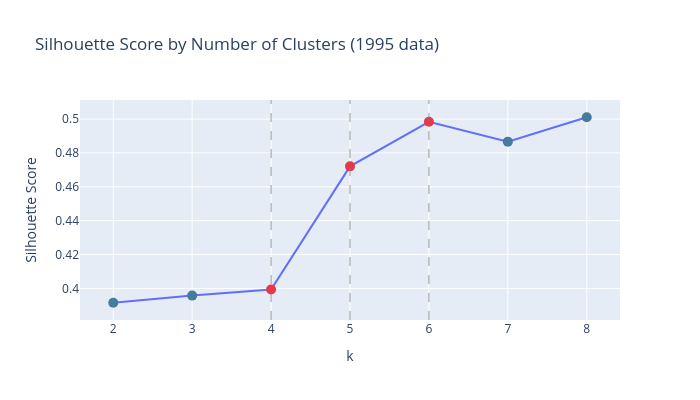

Write notebook code for a chart like this one.
### Markdown cell above
## 3. Validate k with Silhouette Analysis

Before running the final clustering, we check silhouette scores for k=2 through
k=8. The three values used in the analysis (k=4, 5, 6) are highlighted.

### Code cell
nr_1995 = nr_sample[nr_sample["Year"] == 1995].copy()

df_pivot_val = nr_1995.pivot_table(
    index=["Country", "Country Code", "Year", "Population"],
    columns="Resource",
    values="Production_TotalValue",
).reset_index()

resource_cols_val = df_pivot_val.columns.difference(
    ["Country", "Country Code", "Year", "Population"]
)
df_pivot_val[resource_cols_val] = df_pivot_val[resource_cols_val].div(
    df_pivot_val["Population"], axis=0
)
df_pivot_val = df_pivot_val.fillna(0)

feat_cols_val = [c for c in df_pivot_val.columns
                 if c not in ["Country", "Country Code", "Year", "Population"]]
X_val = np.log1p(df_pivot_val[feat_cols_val].fillna(0))

pca_val = PCA(n_components=2)
X_pca_val = pca_val.fit_transform(X_val)

k_range = range(2, 9)
sil_scores = []
for k in k_range:
    km = KMeans(n_clusters=k, n_init=10, random_state=42)
    labels = km.fit_predict(X_pca_val)
    sil_scores.append(silhouette_score(X_pca_val, labels))

fig_val = go.Figure()
fig_val.add_trace(go.Scatter(
    x=list(k_range), y=sil_scores,
    mode="lines+markers", name="Silhouette Score",
    marker=dict(size=10, color=["#E63946" if k in (4,5,6) else "#457B9D" for k in k_range]),
))
for k_sel in [4, 5, 6]:
    fig_val.add_vline(x=k_sel, line_dash="dash", line_color="grey", line_width=0.8)
fig_val.update_layout(
    title="Silhouette Score by Number of Clusters (1995 data)",
    xaxis_title="k", yaxis_title="Silhouette Score",
    width=700, height=400,
)
fig_val.show()

print("\nSilhouette scores:")
for k, s in zip(k_range, sil_scores):
    marker = " <-- selected" if k in (4, 5, 6) else ""
    print(f"  k={k}: {s:.3f}{marker}")

### Figure 1 — Plotly figure (JSON) as saved in the notebook; plotly's stock layout.template omitted (floating-point values rounded to 4 significant figures)
{"data": [{"marker": {"color": ["#457B9D", "#457B9D", "#E63946", "#E63946", "#E63946", "#457B9D", "#457B9D"], "size": 10}, "mode": "lines+markers", "name": "Silhouette Score", "type": "scatter", "x": [2, 3, 4, 5, 6, 7, 8], "y": [0.3915, 0.3957, 0.3994, 0.4721, 0.4984, 0.4867, 0.5011]}], "layout": {"height": 400, "shapes": [{"line": {"color": "grey", "dash": "dash", "width": 0.8}, "type": "line", "x0": 4, "x1": 4, "xref": "x", "y0": 0, "y1": 1, "yref": "y domain"}, {"line": {"color": "grey", "dash": "dash", "width": 0.8}, "type": "line", "x0": 5, "x1": 5, "xref": "x", "y0": 0, "y1": 1, "yref": "y domain"}, {"line": {"color": "grey", "dash": "dash", "width": 0.8}, "type": "line", "x0": 6, "x1": 6, "xref": "x", "y0": 0, "y1": 1, "yref": "y domain"}], "title": {"text": "Silhouette Score by Number of Clusters (1995 data)"}, "width": 700, "xaxis": {"title": {"text": "k"}}, "yaxis": {"title": {"text": "Silhouette Score"}}}}
